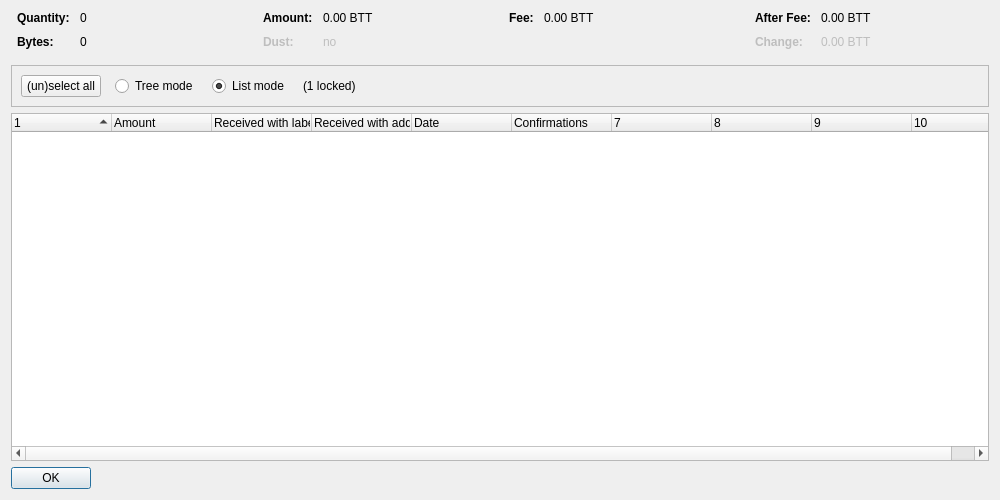
<?xml version="1.0" encoding="UTF-8"?>
<ui version="4.0">
 <class>CoinControlDialog</class>
 <widget class="QDialog" name="CoinControlDialog">
  <property name="geometry">
   <rect>
    <x>0</x>
    <y>0</y>
    <width>1000</width>
    <height>500</height>
   </rect>
  </property>
  <property name="windowTitle">
   <string>Coin Selection</string>
  </property>
  <layout class="QVBoxLayout" name="verticalLayout">
   <item>
    <layout class="QHBoxLayout" name="horizontalLayoutTop" stretch="0,0,0,0">
     <property name="topMargin">
      <number>0</number>
     </property>
     <property name="bottomMargin">
      <number>10</number>
     </property>
     <item>
      <layout class="QFormLayout" name="formLayoutCoinControl1">
       <property name="horizontalSpacing">
        <number>10</number>
       </property>
       <property name="verticalSpacing">
        <number>10</number>
       </property>
       <property name="leftMargin">
        <number>6</number>
       </property>
       <property name="rightMargin">
        <number>6</number>
       </property>
       <item row="0" column="0">
        <widget class="QLabel" name="labelCoinControlQuantityText">
         <property name="font">
          <font>
           <weight>75</weight>
           <bold>true</bold>
          </font>
         </property>
         <property name="text">
          <string>Quantity:</string>
         </property>
        </widget>
       </item>
       <item row="0" column="1">
        <widget class="QLabel" name="labelCoinControlQuantity">
         <property name="cursor">
          <cursorShape>IBeamCursor</cursorShape>
         </property>
         <property name="contextMenuPolicy">
          <enum>Qt::ActionsContextMenu</enum>
         </property>
         <property name="text">
          <string notr="true">0</string>
         </property>
         <property name="textInteractionFlags">
          <set>Qt::LinksAccessibleByMouse|Qt::TextSelectableByKeyboard|Qt::TextSelectableByMouse</set>
         </property>
        </widget>
       </item>
       <item row="1" column="0">
        <widget class="QLabel" name="labelCoinControlBytesText">
         <property name="font">
          <font>
           <weight>75</weight>
           <bold>true</bold>
          </font>
         </property>
         <property name="text">
          <string>Bytes:</string>
         </property>
        </widget>
       </item>
       <item row="1" column="1">
        <widget class="QLabel" name="labelCoinControlBytes">
         <property name="cursor">
          <cursorShape>IBeamCursor</cursorShape>
         </property>
         <property name="contextMenuPolicy">
          <enum>Qt::ActionsContextMenu</enum>
         </property>
         <property name="text">
          <string notr="true">0</string>
         </property>
         <property name="textInteractionFlags">
          <set>Qt::LinksAccessibleByMouse|Qt::TextSelectableByKeyboard|Qt::TextSelectableByMouse</set>
         </property>
        </widget>
       </item>
      </layout>
     </item>
     <item>
      <layout class="QFormLayout" name="formLayoutCoinControl2">
       <property name="horizontalSpacing">
        <number>10</number>
       </property>
       <property name="verticalSpacing">
        <number>10</number>
       </property>
       <property name="leftMargin">
        <number>6</number>
       </property>
       <property name="rightMargin">
        <number>6</number>
       </property>
       <item row="0" column="0">
        <widget class="QLabel" name="labelCoinControlAmountText">
         <property name="font">
          <font>
           <weight>75</weight>
           <bold>true</bold>
          </font>
         </property>
         <property name="text">
          <string>Amount:</string>
         </property>
        </widget>
       </item>
       <item row="0" column="1">
        <widget class="QLabel" name="labelCoinControlAmount">
         <property name="cursor">
          <cursorShape>IBeamCursor</cursorShape>
         </property>
         <property name="contextMenuPolicy">
          <enum>Qt::ActionsContextMenu</enum>
         </property>
         <property name="text">
          <string notr="true">0.00 BTT</string>
         </property>
         <property name="textInteractionFlags">
          <set>Qt::LinksAccessibleByMouse|Qt::TextSelectableByKeyboard|Qt::TextSelectableByMouse</set>
         </property>
        </widget>
       </item>
       <item row="1" column="0">
        <widget class="QLabel" name="labelCoinControlLowOutputText">
         <property name="enabled">
          <bool>false</bool>
         </property>
         <property name="font">
          <font>
           <weight>75</weight>
           <bold>true</bold>
          </font>
         </property>
         <property name="text">
          <string>Dust:</string>
         </property>
        </widget>
       </item>
       <item row="1" column="1">
        <widget class="QLabel" name="labelCoinControlLowOutput">
         <property name="enabled">
          <bool>false</bool>
         </property>
         <property name="cursor">
          <cursorShape>IBeamCursor</cursorShape>
         </property>
         <property name="contextMenuPolicy">
          <enum>Qt::ActionsContextMenu</enum>
         </property>
         <property name="text">
          <string notr="true">no</string>
         </property>
         <property name="textInteractionFlags">
          <set>Qt::LinksAccessibleByMouse|Qt::TextSelectableByKeyboard|Qt::TextSelectableByMouse</set>
         </property>
        </widget>
       </item>
      </layout>
     </item>
     <item>
      <layout class="QFormLayout" name="formLayoutCoinControl3">
       <property name="horizontalSpacing">
        <number>10</number>
       </property>
       <property name="verticalSpacing">
        <number>10</number>
       </property>
       <property name="leftMargin">
        <number>6</number>
       </property>
       <property name="rightMargin">
        <number>6</number>
       </property>
       <item row="0" column="0">
        <widget class="QLabel" name="labelCoinControlFeeText">
         <property name="font">
          <font>
           <weight>75</weight>
           <bold>true</bold>
          </font>
         </property>
         <property name="text">
          <string>Fee:</string>
         </property>
        </widget>
       </item>
       <item row="0" column="1">
        <widget class="QLabel" name="labelCoinControlFee">
         <property name="cursor">
          <cursorShape>IBeamCursor</cursorShape>
         </property>
         <property name="contextMenuPolicy">
          <enum>Qt::ActionsContextMenu</enum>
         </property>
         <property name="text">
          <string notr="true">0.00 BTT</string>
         </property>
         <property name="textInteractionFlags">
          <set>Qt::LinksAccessibleByMouse|Qt::TextSelectableByKeyboard|Qt::TextSelectableByMouse</set>
         </property>
        </widget>
       </item>
      </layout>
     </item>
     <item>
      <layout class="QFormLayout" name="formLayoutCoinControl4">
       <property name="horizontalSpacing">
        <number>10</number>
       </property>
       <property name="verticalSpacing">
        <number>10</number>
       </property>
       <property name="leftMargin">
        <number>6</number>
       </property>
       <property name="rightMargin">
        <number>6</number>
       </property>
       <item row="0" column="0">
        <widget class="QLabel" name="labelCoinControlAfterFeeText">
         <property name="font">
          <font>
           <weight>75</weight>
           <bold>true</bold>
          </font>
         </property>
         <property name="text">
          <string>After Fee:</string>
         </property>
        </widget>
       </item>
       <item row="0" column="1">
        <widget class="QLabel" name="labelCoinControlAfterFee">
         <property name="cursor">
          <cursorShape>IBeamCursor</cursorShape>
         </property>
         <property name="contextMenuPolicy">
          <enum>Qt::ActionsContextMenu</enum>
         </property>
         <property name="text">
          <string notr="true">0.00 BTT</string>
         </property>
         <property name="textInteractionFlags">
          <set>Qt::LinksAccessibleByMouse|Qt::TextSelectableByKeyboard|Qt::TextSelectableByMouse</set>
         </property>
        </widget>
       </item>
       <item row="1" column="0">
        <widget class="QLabel" name="labelCoinControlChangeText">
         <property name="enabled">
          <bool>false</bool>
         </property>
         <property name="font">
          <font>
           <weight>75</weight>
           <bold>true</bold>
          </font>
         </property>
         <property name="text">
          <string>Change:</string>
         </property>
        </widget>
       </item>
       <item row="1" column="1">
        <widget class="QLabel" name="labelCoinControlChange">
         <property name="enabled">
          <bool>false</bool>
         </property>
         <property name="cursor">
          <cursorShape>IBeamCursor</cursorShape>
         </property>
         <property name="contextMenuPolicy">
          <enum>Qt::ActionsContextMenu</enum>
         </property>
         <property name="text">
          <string notr="true">0.00 BTT</string>
         </property>
         <property name="textInteractionFlags">
          <set>Qt::LinksAccessibleByMouse|Qt::TextSelectableByKeyboard|Qt::TextSelectableByMouse</set>
         </property>
        </widget>
       </item>
      </layout>
     </item>
    </layout>
   </item>
   <item>
    <widget class="QFrame" name="frame">
     <property name="minimumSize">
      <size>
       <width>0</width>
       <height>40</height>
      </size>
     </property>
     <property name="frameShape">
      <enum>QFrame::StyledPanel</enum>
     </property>
     <property name="frameShadow">
      <enum>QFrame::Sunken</enum>
     </property>
     <layout class="QHBoxLayout" name="horizontalLayout">
      <item>
       <layout class="QHBoxLayout" name="horizontalLayoutPanel" stretch="0,0,0,0,0">
        <property name="spacing">
         <number>14</number>
        </property>
        <item>
         <widget class="QPushButton" name="pushButtonSelectAll">
          <property name="sizePolicy">
           <sizepolicy hsizetype="Maximum" vsizetype="Fixed">
            <horstretch>0</horstretch>
            <verstretch>0</verstretch>
           </sizepolicy>
          </property>
          <property name="text">
           <string>(un)select all</string>
          </property>
          <property name="autoDefault">
           <bool>false</bool>
          </property>
         </widget>
        </item>
        <item>
         <widget class="QRadioButton" name="radioTreeMode">
          <property name="sizePolicy">
           <sizepolicy hsizetype="Maximum" vsizetype="Fixed">
            <horstretch>0</horstretch>
            <verstretch>0</verstretch>
           </sizepolicy>
          </property>
          <property name="text">
           <string>Tree mode</string>
          </property>
         </widget>
        </item>
        <item>
         <widget class="QRadioButton" name="radioListMode">
          <property name="sizePolicy">
           <sizepolicy hsizetype="Maximum" vsizetype="Fixed">
            <horstretch>0</horstretch>
            <verstretch>0</verstretch>
           </sizepolicy>
          </property>
          <property name="text">
           <string>List mode</string>
          </property>
          <property name="checked">
           <bool>true</bool>
          </property>
         </widget>
        </item>
        <item>
         <widget class="QLabel" name="labelLocked">
          <property name="text">
           <string notr="true">(1 locked)</string>
          </property>
         </widget>
        </item>
        <item>
         <spacer name="horizontalSpacer">
          <property name="orientation">
           <enum>Qt::Horizontal</enum>
          </property>
          <property name="sizeHint" stdset="0">
           <size>
            <width>40</width>
            <height>20</height>
           </size>
          </property>
         </spacer>
        </item>
       </layout>
      </item>
     </layout>
    </widget>
   </item>
   <item>
    <widget class="CoinControlTreeWidget" name="treeWidget">
     <property name="contextMenuPolicy">
      <enum>Qt::CustomContextMenu</enum>
     </property>
     <property name="sortingEnabled">
      <bool>false</bool>
     </property>
     <property name="columnCount">
      <number>10</number>
     </property>
     <attribute name="headerShowSortIndicator" stdset="0">
      <bool>true</bool>
     </attribute>
     <attribute name="headerStretchLastSection">
      <bool>false</bool>
     </attribute>
     <column>
      <property name="text">
       <string/>
      </property>
     </column>
     <column>
      <property name="text">
       <string>Amount</string>
      </property>
     </column>
     <column>
      <property name="text">
       <string>Received with label</string>
      </property>
     </column>
     <column>
      <property name="text">
       <string>Received with address</string>
      </property>
     </column>
     <column>
      <property name="text">
       <string>Date</string>
      </property>
     </column>
     <column>
      <property name="text">
       <string>Confirmations</string>
      </property>
      <property name="toolTip">
       <string>Confirmed</string>
      </property>
     </column>
     <column>
      <property name="text">
       <string/>
      </property>
     </column>
     <column>
      <property name="text">
       <string/>
      </property>
     </column>
     <column>
      <property name="text">
       <string/>
      </property>
     </column>
     <column>
      <property name="text">
       <string/>
      </property>
     </column>
    </widget>
   </item>
   <item>
    <widget class="QDialogButtonBox" name="buttonBox">
     <property name="sizePolicy">
      <sizepolicy hsizetype="Maximum" vsizetype="Fixed">
       <horstretch>0</horstretch>
       <verstretch>0</verstretch>
      </sizepolicy>
     </property>
     <property name="orientation">
      <enum>Qt::Horizontal</enum>
     </property>
     <property name="standardButtons">
      <set>QDialogButtonBox::Ok</set>
     </property>
    </widget>
   </item>
  </layout>
 </widget>
 <customwidgets>
  <customwidget>
   <class>CoinControlTreeWidget</class>
   <extends>QTreeWidget</extends>
   <header>qt/coincontroltreewidget.h</header>
  </customwidget>
 </customwidgets>
 <resources/>
 <connections/>
</ui>
